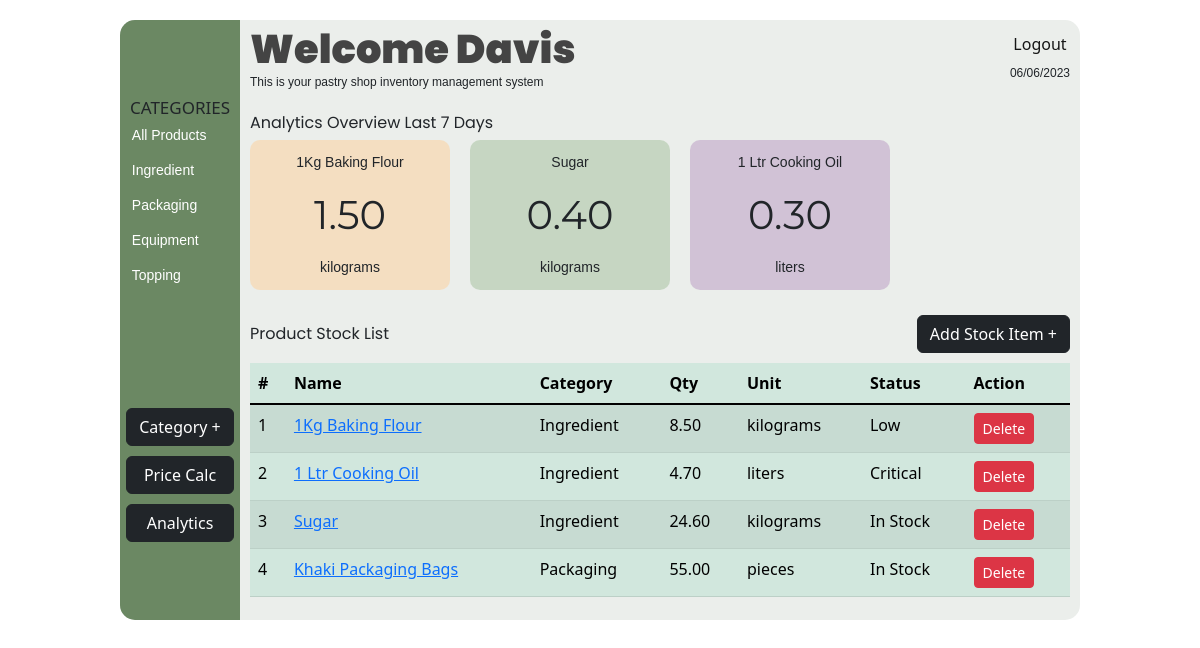
The page /inventory (signed in) on the database its author committed.
### app.py (models this page shows, shortened)
class Category(db.Model):
    id = db.Column(db.Integer, primary_key=True)
    name = db.Column(db.String(50), nullable=False, unique=False)
    user_id = db.Column(db.Integer, db.ForeignKey('user.id'))
    user = db.relationship('User')

class User(UserMixin, db.Model):
    id = db.Column(db.Integer, primary_key=True)
    username = db.Column(db.String(50), unique=True, nullable=False)
    email = db.Column(db.String(120), unique=True, nullable=False)
    password_hash = db.Column(db.String(128), nullable=False)
    is_admin = db.Column(db.Boolean, default=False)

class Product(db.Model):
    id = db.Column(db.Integer, primary_key=True)
    name = db.Column(db.String(100), nullable=False)
    description = db.Column(db.Text, nullable=False)
    price = db.Column(db.DECIMAL(precision=8, scale=2), nullable=False)
    quantity = db.Column(db.DECIMAL(precision=8, scale=2), default=0.0)
    image_id = db.Column(db.Integer, db.ForeignKey('image.id'), nullable=False)
    category_id = db.Column(db.Integer, db.ForeignKey('category.id'), nullable=False)
    user_id = db.Column(db.Integer, db.ForeignKey('user.id'), nullable=False)
    unit_of_measurement_id = db.Column(db.Integer, db.ForeignKey('unit_of_measurement.id'), nullable=False)
    unit_of_measurement = db.relationship('UnitOfMeasurement')

class UnitOfMeasurement(db.Model):
    id = db.Column(db.Integer, primary_key=True)
    name = db.Column(db.String(20), unique=True, nullable=False)

### app.py (the view)
@app.route('/inventory')
@login_required
def inventory():
    user_id = current_user.id
    units = UnitOfMeasurement.query.all()
    categories = Category.query.filter_by(user_id=user_id).all()
    products = Product.query.filter_by(user_id=user_id).all()
    start_date, end_date = get_past_week_dates()
    top_ingredient_ids = db.session.query(BakedProductIngredient.product_id, func.sum(BakedProductIngredient.quantity).label('total_quantity')) \
    .join(BakedProduct) \
    .filter(BakedProduct.date_baked.between(start_date, end_date)) \
    .group_by(BakedProductIngredient.product_id) \
    .order_by(func.sum(BakedProductIngredient.quantity).desc()) \
    .limit(4) \
    .subquery()
    top_ingredients = db.session.query(Product.name, top_ingredient_ids.c.total_quantity, UnitOfMeasurement.name) \
    .join(top_ingredient_ids, Product.id == top_ingredient_ids.c.product_id) \
    .join(UnitOfMeasurement, Product.unit_of_measurement_id == UnitOfMeasurement.id) \
    .filter(Product.user_id == user_id) \
    .all()
    top_ingredients_with_index = [(index + 1, ingredient) for index, ingredient in enumerate(top_ingredients)]
    app.jinja_env.globals['get_category_name'] = get_category_name
    return render_template('inventory.html', top_ingredients_with_index=top_ingredients_with_index, categories=categories, units=units,
                           username=current_user.username, current_date=datetime.datetime.now().strftime("%d/%m/%Y"),
                           get_unit_of_measurement_name=get_unit_of_measurement_name,
                           get_product_status=get_product_status,
                           get_category_name=get_category_name, products=products)

### app.py (called while the page is built)
@login_manager.user_loader
def load_user(user_id):
    return User.query.get(int(user_id))

def get_category_name(category_id):
        with app.app_context():
            user_id = current_user.id
            categories = Category.query.filter_by(user_id=user_id).all()
            category = next((cat for cat in categories if cat.id == category_id), None)
            return category.name if category else ""

def get_product_status(quantity):
    if quantity <= 0:
        return 'Out of Stock'
    elif quantity <= 5 and quantity > 0:
        return 'Critical'
    elif quantity <= 10 and quantity > 5:
        return 'Low'
    else:
        return 'In Stock'

def get_unit_of_measurement_name(unit_of_measurement_id):
    with app.app_context():
        unit_of_measurement = UnitOfMeasurement.query.get(unit_of_measurement_id)
        if unit_of_measurement:
            return unit_of_measurement.name
        return ''

def get_past_week_dates():
    end_date = datetime.datetime.now()
    start_date = end_date - datetime.timedelta(days=7)
    return start_date, end_date

### templates/inventory.html (shortened to what this page needs)
<!DOCTYPE html>
<html lang="en">
<head>
    <link rel="stylesheet" href="/static/styles/inventory.css">
    <link href="https://cdn.jsdelivr.net/npm/bootstrap@5.3.0-alpha3/dist/css/bootstrap.min.css" rel="stylesheet">
</head>
<body>
    <div id="container">
        <aside class="aside">
            <h5>CATEGORIES</h5>
            <ul id="categoryList">
              <li class="categories" id="-1">All Products</li>
                {% for category in categories %}
                  <li class="categories" id="{{ category.id }}">{{ category.name }}</li>
                {% endfor %}
              </ul>
            <div class="add-category">
                <input id="add-category" type="button" value="Category +" data-bs-toggle="offcanvas" data-bs-target="#offcanvasWithBothOptions" aria-controls="offcanvasWithBothOptions" class="btn btn-dark">
            </div>
            <a href="{{ url_for('bake') }}" class="btn btn-dark" id="calc-price" style="color: white;">Price Calc</a>
            <a href="{{ url_for('analytics') }}" class="btn btn-dark" id="detailedAnalytics" style="color: white;">Analytics</a>
        </aside>
        <main class="main">
            <header class="header">
                <div class="text">
                  <h1>Welcome {{ username }}</h1>
                  <p>This is your pastry shop inventory management system</p>
                </div>
                <div>
                    <div class="logout">
                        <a href="{{ url_for('logout') }}">Logout</a>
                    </div>
                    <div class="date">
                    {{ current_date }}
                    </div>
                </div>
              </header>
              <section id="overview">
                <div class="view_title">Analytics Overview Last 7 Days</div>
                <div class="overviews">
                  {% for index, ingredient in top_ingredients_with_index %}
                    <div class="item-{{ index }} overview">
                      <div>{{ ingredient[0] }}</div>
                      <div>{{ ingredient[1] }}</div>
                      <div>{{ ingredient[2] }}</div>
                    </div>
                  {% endfor %}
                </div>
            </section>
                <div class="stock">
                    <div class="stock-title">Product Stock List</div>
                    <div class="add-products btn btn-dark " data-bs-toggle="offcanvas" data-bs-target="#offcanvasWithBothOptionss" aria-controls="offcanvasWithBothOptions">Add Stock Item +</div>
                </div>
            <section id="stock-list">
                <table class="table table-success table-hover table-striped" id="product-table">
                    <thead class="sticky-top">
                      <tr>
                        <th scope="col">#</th>
                        <th scope="col">Name</th>
                        <th scope="col">Category</th>
                        <th scope="col">Qty</th>
                        <th scope="col">Unit</th>
                        <th scope="col">Status</th>
                        <th scope="col">Action</th>
                      </tr>
                    </thead>
                    <tbody class="table-group-divider" id="product-table-body">
                      {% for product in products %}
                      <tr scope="row">
                        <td>{{ loop.index }}</td>
                        <td><a href="{{ url_for('product_details', id=product.id) }}">{{ product.name }}</a></td>
                        <td>{{ get_category_name(product.category_id) }}</td>
                        <td>{{ product.quantity }}</td>
                        <td>{{ get_unit_of_measurement_name(product.unit_of_measurement_id) }}</td>
                        <td>{{ get_product_status(product.quantity) }}</td>
                        <td><a href="{{ url_for('delete_product', id=product.id) }}" class="btn btn-danger btn-sm delete-product">Delete</a></td>
                      </tr>
                      {% endfor %}
                    </tbody>
                  </table>
            </section>
        </main>
    </div>
</body>
</html>

### static/styles/inventory.css (style rules this page uses)
body { margin: 0; padding: 0; box-sizing: border-box; display: flex; flex-direction: column; justify-content: center; align-items: center; font-family: 'Poppins', sans-serif; font-weight: lighter; }
#container { width: 80vw; min-height: 600px; display: flex; justify-content: space-between; margin: 20px 0; background-color: #ebeeeb; border-radius: 15px; }
.aside { border-top-left-radius: 15px; border-bottom-left-radius: 15px; width: 120px; max-height: 600px; display: flex; flex-direction: column; justify-content: center; background-color: #6B8863; padding: 10px 0; }
#calc-price, #detailedAnalytics, #addpastry { margin: 10px auto 0 auto; width: 90%; }
.aside h5 { margin: 0; padding-left: 10px; font-size: 17px; }
.aside ul { width: 97%; margin: 0 auto 0 auto; padding: 0; height: 50%; display: flex; flex-direction: column; justify-content: flex-start; }
.aside ul li { color: #ffffff; list-style-type: none; margin: 5px 0; margin-left: 10px; height: 25px; border-radius: 35px; font-size: 14px; display: flex; align-items: center; cursor: pointer; font-family: Verdana, Geneva, Tahoma, sans-serif; }
.add-category { width: 100%; display: flex; flex-direction: column; justify-content: center; align-items: center; }
.main { width: calc(100% - 140px); display: flex; flex-direction: column; margin: 0 auto; }
.header { display: flex; justify-content: space-between; align-items: center; }
.text h1 { margin: 0; padding: 5px 0 0 0; font-family: 'Poppins', sans-serif; color: #444444; font-weight:900; }
.text p, .date { margin: 0; padding: 0; font-size: 12px; font-family: Verdana, Geneva, Tahoma, sans-serif; }
#overview { margin-top: 20px; width: 100%; height: fit-content; display: flex; flex-direction: column; }
.overview div:nth-child(1) { font-family: Verdana, Geneva, Tahoma, sans-serif; font-size: 14px; }
.overview div:nth-child(2) { font-family: 'Montserrat', sans-serif; font-size: 40px; }
.overview div:nth-child(3) { font-family: Verdana, Geneva, Tahoma, sans-serif; font-size: 14px; }
.view_title { font-family: 'Poppins', sans-serif; }
.overviews { margin-top: 5px; display: flex; flex-wrap: wrap; }
.overview { height: 150px; width: 200px; display: flex; flex-direction: column; justify-content: space-evenly; align-items: center; margin: 0 20px 0 0; border-radius: 10px; scroll-snap-align: start; text-align: center; }
.item-3 { background-color: rgba(184,152,193,.5); }
.item-2 { background-color: rgba(161,192,154,.5); }
.item-1 { background-color: rgba(254,208,151,.5); }
#stock-list { margin-top: 10px; display: flex; flex-direction: column; overflow: auto; }
.stock { display: flex; justify-content: space-between; margin-top: 10px; align-items: center; }
.stock-title { font-family: 'Poppins', sans-serif; }
.add-products { cursor: pointer; padding: 10px; background-color: #747476; border-radius: 35px; }
.logout { text-align: center; margin-bottom: 5px; padding: 3px; cursor: pointer; }
.logout a { text-decoration: none; color: #161616; width: 100%; height: 100%; }

### templates/inventory.html (style rules this page uses)
@media (min-width: 768px) { .overviews { justify-content: center; } }
@media (min-width: 768px) { .overview { margin-bottom: 15px; } }
@media (min-width: 992px) { .overviews { justify-content: flex-start; } }
@media (min-width: 992px) { .overview { margin-bottom: 15px; } }

### rows shown on the page
Category: name "Ingredient"
Category: name "Packaging"
Category: name "Equipment"
Category: name "Topping"
User: username "Davis"
Product: name "1Kg Baking Flour", quantity "8.50", quantity "Low"
UnitOfMeasurement: name "kilograms"
Product: name "1 Ltr Cooking Oil", quantity "4.70", quantity "Critical"
UnitOfMeasurement: name "liters"
Product: name "Sugar", quantity "24.60", quantity "In Stock"
Product: name "Khaki Packaging Bags", quantity "55.00", quantity "In Stock"
UnitOfMeasurement: name "pieces"

### other values the page prints
{{ ingredient[0] }} "1Kg Baking Flour" "Sugar" "1 Ltr Cooking Oil"
{{ ingredient[1] }} "1.50" "0.40" "0.30"
{{ ingredient[2] }} "kilograms" "kilograms" "liters"
